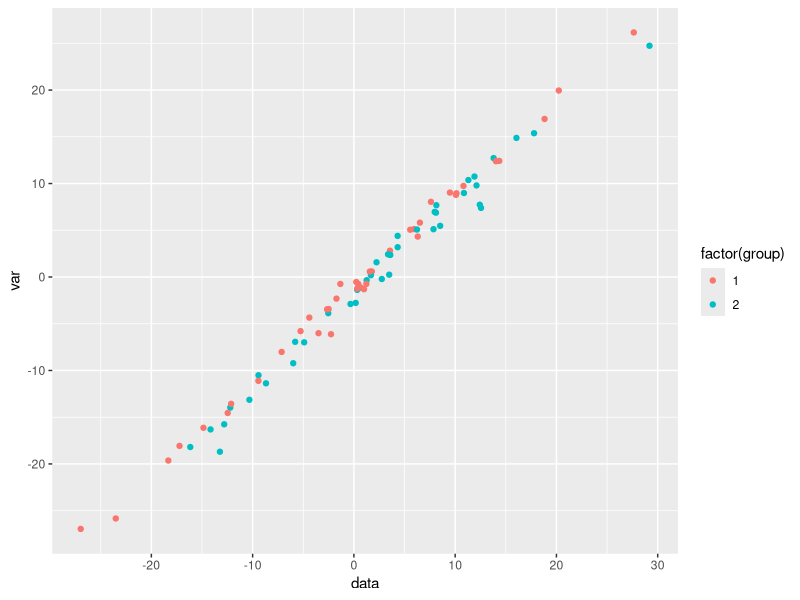

Write the R code that produced this figure.
## ---- chunk 1
knitr::opts_chunk$set(echo=FALSE, message=FALSE, warning=FALSE)
knitr::knit_hooks$set(resize = function(before,
                                        options, envir) {
    if (before) {
      return('\\resizebox{\\textwidth}{!}{')
    } else {
      return('}')
    }
})
## ---- chunk 2
library(dplyr)
library(knitr)
library(broom)
library(ggplot2)
## ---- chunk 3
N = 40
df = tibble(group=rep(1:2,N), var=rnorm(2*N,0,10)) %>% mutate(data=rnorm(n(), group)+var)
df %>% head %>% kable
## ---- chunk 4
tt.o = t.test(subset(df, group==1)$data, subset(df, group==2)$data)
tt.o %>% tidy %>% kable(format='latex')
## ---- chunk 5
library(broom)
lm(group ~ data + var, data=df) %>% tidy %>% kable
## ---- chunk 6
library(ggplot2)
ggplot(df, aes(x=data, y=var, colour=factor(group))) + geom_point()
